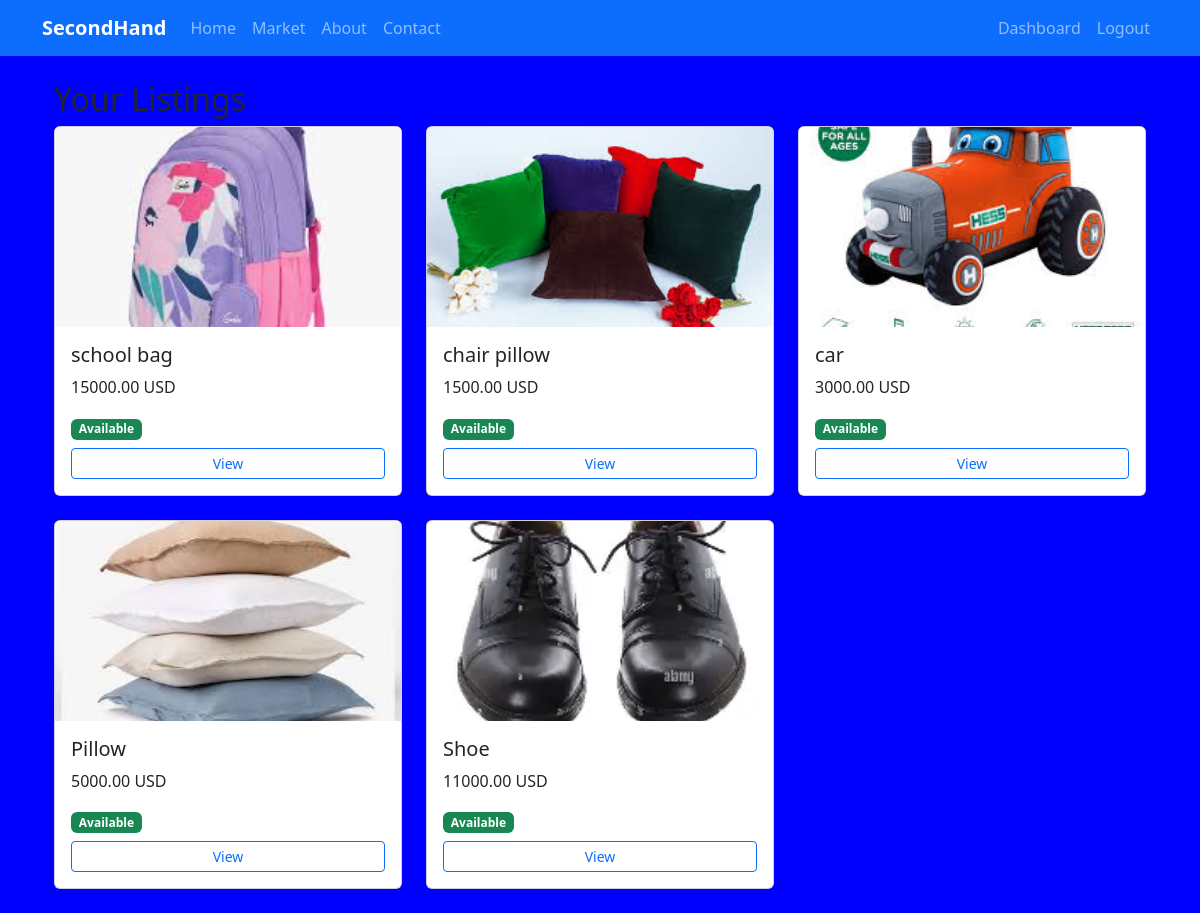
Page /marketstore/dashboard/seller/ (signed in) on the committed database.
### marketstore/models.py (models this page shows, shortened)
class Item(models.Model):
    CONDITION_CHOICES = [
        ('new', 'New'),
        ('like_new', 'Like New'),
        ('good', 'Good'),
        ('fair', 'Fair'),
        ('poor', 'Poor'),
    ]
    STATUS_CHOICES = [
        ('available', 'Available'),
        ('pending', 'Sale Pending'),
        ('sold', 'Sold'),
    ]
    title = models.CharField(max_length=200)
    description = models.TextField()
    price = models.DecimalField(max_digits=10, decimal_places=2)
    negotiable = models.BooleanField(default=False)
    category = models.ForeignKey(Category, on_delete=models.CASCADE, related_name='items')
    condition = models.CharField(max_length=10, choices=CONDITION_CHOICES)
    seller = models.ForeignKey(User, on_delete=models.CASCADE, related_name='selling_items')
    location = models.CharField(max_length=200)
    date_posted = models.DateTimeField(auto_now_add=True)
    status = models.CharField(max_length=10, choices=STATUS_CHOICES, default='available')
    views_count = models.IntegerField(default=0)
    is_sold = models.BooleanField(default=False)

class ItemImage(models.Model):
    item = models.ForeignKey(Item, on_delete=models.CASCADE, related_name='images')
    image = models.ImageField(upload_to='item_images/', blank=True, null=True)
    is_primary = models.BooleanField(default=False)

### marketstore/views.py (the view)
# urls.py: path("dashboard/seller/", views.seller_dashboard_view, name="seller_dashboard"),
@login_required(login_url='login')
def seller_dashboard_view(request):
    items = Item.objects.filter(seller=request.user).order_by("-date_posted")
    return render(request, "seller_dashboard.html", {"items": items})

### marketstore/templates/seller_dashboard.html
{% extends "base.html" %}
{% block content %}
<div class="container mt-4">
    <h2>Your Listings</h2>
    <div class="row">
        {% for item in items %}
        <div class="col-md-4">
            <div class="card mb-4">
                {% if item.images.first %}
                <img src="{{ item.images.first.image.url }}" class="card-img-top" style="height:200px; object-fit:cover;">
                {% endif %}
                <div class="card-body">
                    <h5 class="card-title">{{ item.title }}</h5>
                    <p class="card-text">{{ item.price }} USD</p>
                    <span class="badge bg-{{ item.is_sold|yesno:'danger,success' }}">{{ item.status|title }}</span>
                    <a href="{% url 'item_detail' item.pk %}" class="btn btn-sm btn-outline-primary d-block mt-2">View</a>
                </div>
            </div>
        </div>
        {% empty %}
        <p>You have not listed any items yet.</p>
        {% endfor %}
    </div>
</div>
{% endblock %}

### marketstore/templates/members/style.css (style rules this page uses)
body { background-color: blue; }

### rows in the picture
Item: images.first.image (picture), title "school bag", price "15000.00", status "Available"
Item: images.first.image (picture), title "chair pillow", price "1500.00", status "Available"
Item: images.first.image (picture), title "car", price "3000.00", status "Available"
Item: images.first.image (picture), title "Pillow", price "5000.00", status "Available"
Item: images.first.image (picture), title "Shoe", price "11000.00", status "Available"
